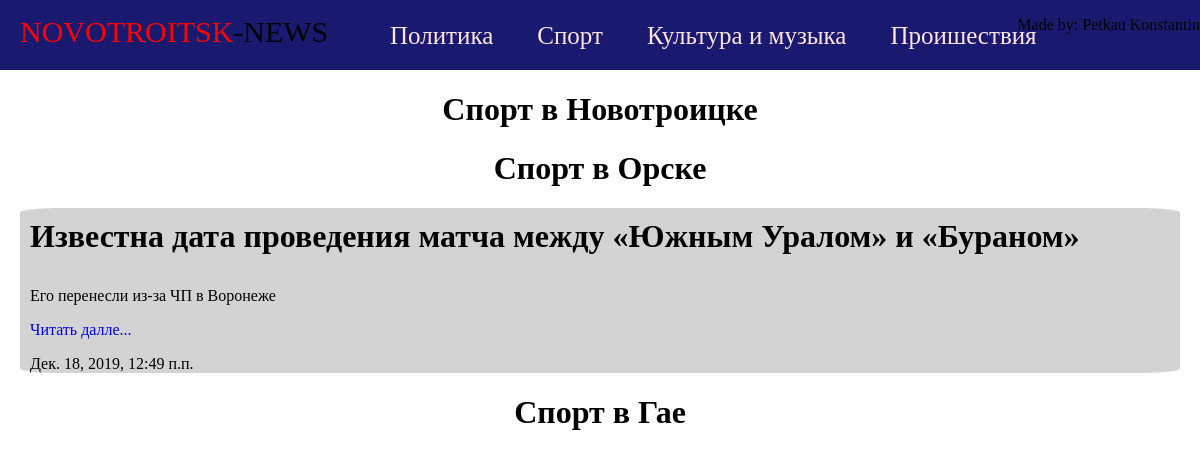
Page /Спорт on the committed database.
### main/models.py (models this page shows, shortened)
class Category(models.Model):
	name = models.CharField(max_length = 100, verbose_name = 'Категория')
	class Meta:
		verbose_name = 'Категория'
		verbose_name_plural = 'Категории'
	def __str__(self):
		return self.name

class News_Article(models.Model):
	title = models.CharField(max_length = 100, verbose_name = 'Заголовок')
	subtitle = models.CharField(max_length = 300, verbose_name = 'Подзаголовок')
	text = models.TextField(verbose_name = 'Текст статьи')
	pub_date = models.DateTimeField(auto_now_add = True)
	citie = models.ForeignKey(Citie, on_delete = models.PROTECT, verbose_name = 'Город')
	category = models.ForeignKey(Category, on_delete = models.PROTECT, verbose_name = 'Категория')
	class Meta:
		verbose_name = 'Новостная статья'
		verbose_name_plural = 'Новостные статьи'
		ordering = ['-pub_date']

### main/views.py (the view)
# urls.py: path('<str:category_name>', views.category, name = 'category'),
def category(request, category_name):
	a = Category.objects.get(name = category_name)
	novotroitsk_news = News_Article.objects.filter(citie = 1, category = a.id)[:15]
	orsk_news = News_Article.objects.filter(citie = 2, category = a.id)[:15]
	guy_news = News_Article.objects.filter(citie = 3, category = a.id)[:15]
	return render(request, 'main/category.html', {'category': a, 'novotroitsk_news': novotroitsk_news, 'orsk_news': orsk_news, 'guy_news': guy_news})

### templates/main/category.html (shortened to what this page needs)
{%extends "base.html"%}
{%block content%}
    <h1 class='citie'>{{category}} в Новотроицке</h1>
    <h1 class='citie'>{{category}} в Орске</h1>
    {%for i in orsk_news%}
        <div>
        	<h1>{{i.title}}</h1>
        	<p>{{i.subtitle}}</p>
        	<a href='{%url "article" i.id%}'>Читать далле...</a>
        	<p>{{i.pub_date}}</p>
        </div>
    {%endfor%}
    <h1 class='citie'>{{category}} в Гае</h1>
{%endblock%}

### static/main/style.css (style rules this page uses)
body { margin:0; padding:0; }
div { margin:20px; background:#D3D3D3; border-radius:3%; }
div h1 { padding:10px; }
div p { padding-left:10px; }
div a { padding-left:10px; text-decoration: none; }
.citie { text-align:center; }

### rows in the picture
Category: name "Спорт"
News_Article: title "Известна дата проведения матча между «Южным Уралом» и «Бураном»", subtitle "Его перенесли из-за ЧП в Воронеже", pub_date "Дек. 18, 2019, 12:49 п.п."
